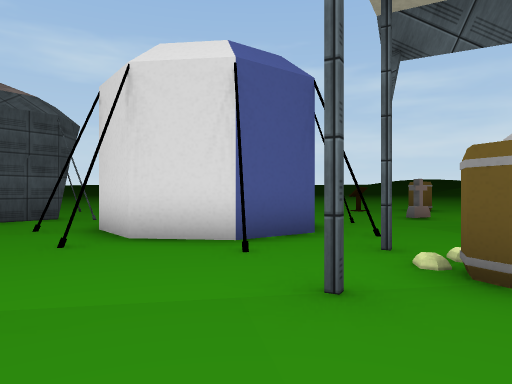
[1] (above)

24 first-person views from a walk through a 3-D level made in the Unity game engine. The camera is 1.3 m above the floor, looks level and sees 70° across. The floor is counted in squares, 2 m on a side. Each view is taken from the middle of a square. On the plan, view 1 faces up. The plan holds only what a view shows up to about 11 squares ahead; the rest is blank. The place goes on beyond the plan. The player character is not drawn. Some surface patterns are stand-ins.

[2]
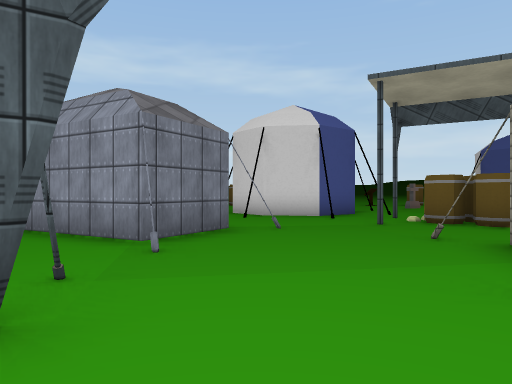

[3]
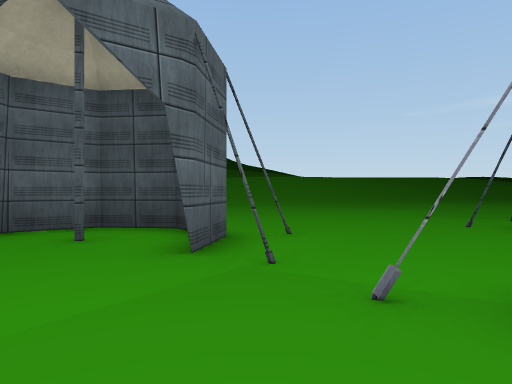

[4]
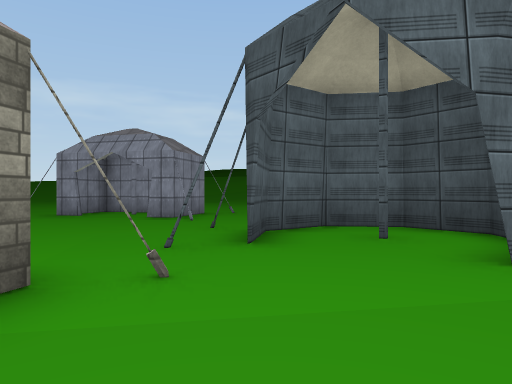

[5]
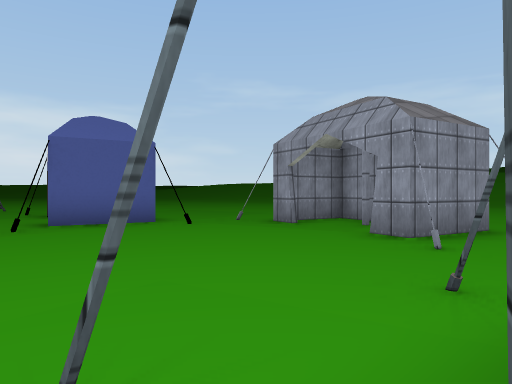

[6]
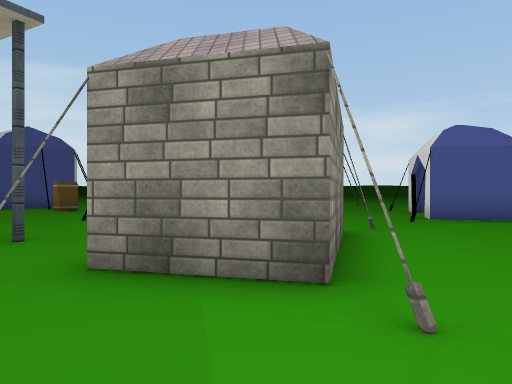

[7]
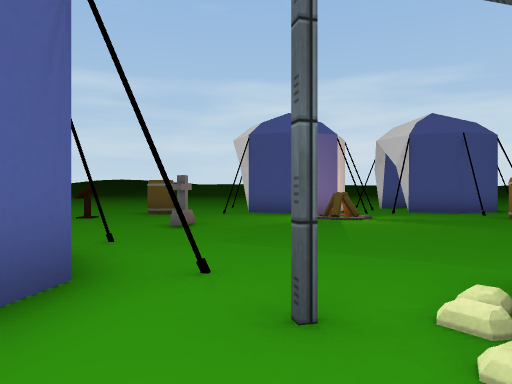

[8]
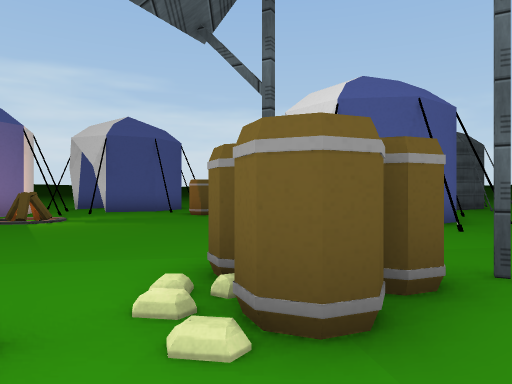

[9]
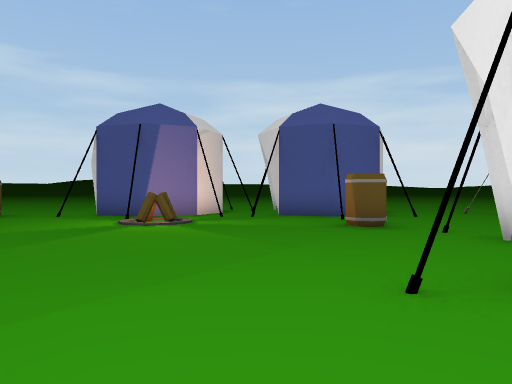

[10]
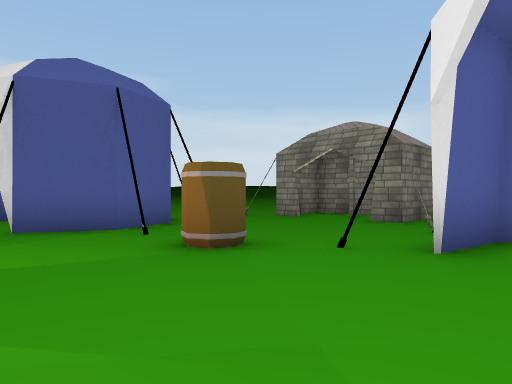

[11]
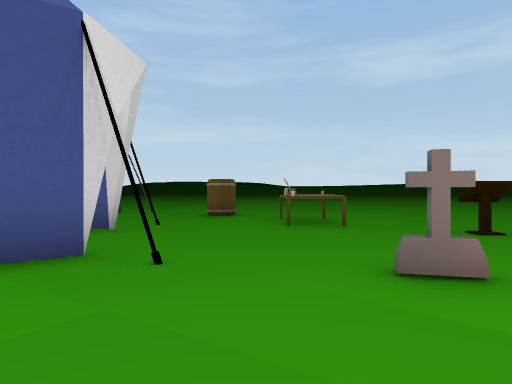

[12]
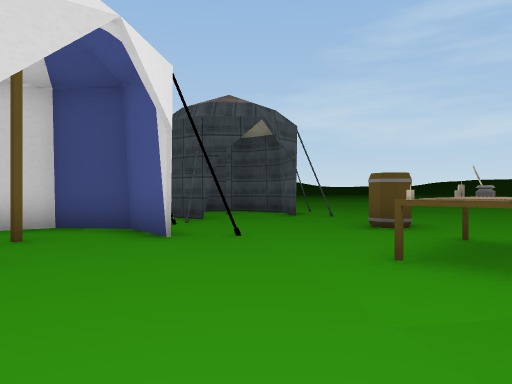

[13]
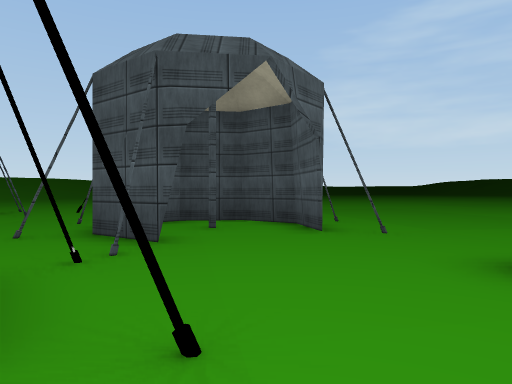

[14]
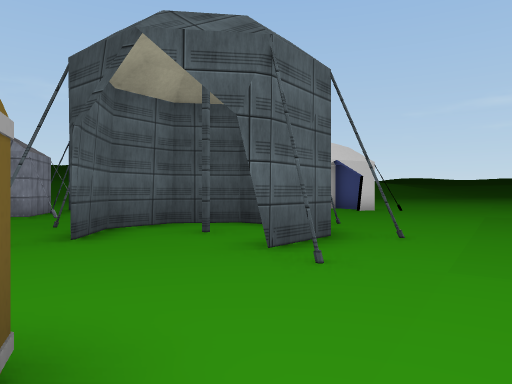

[15]
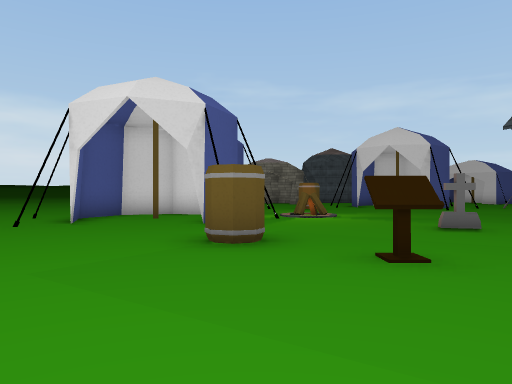

[16]
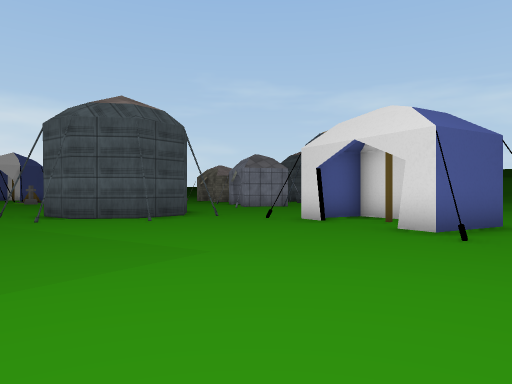

[17]
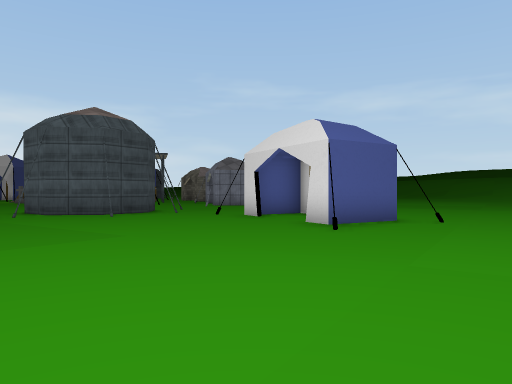

[18]
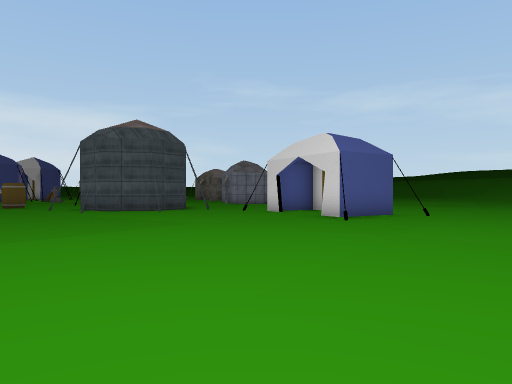

[19]
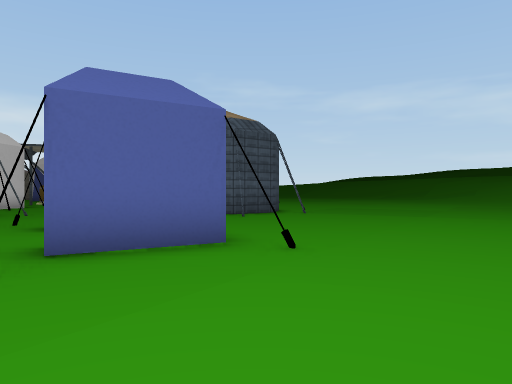

[20]
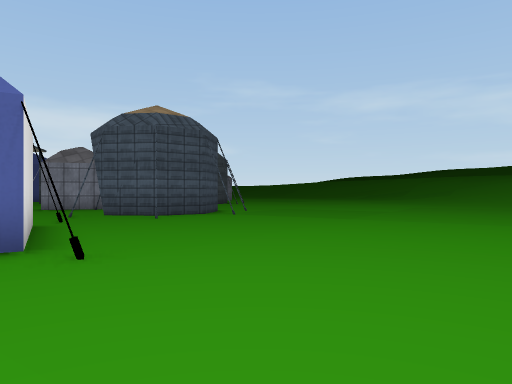

[21]
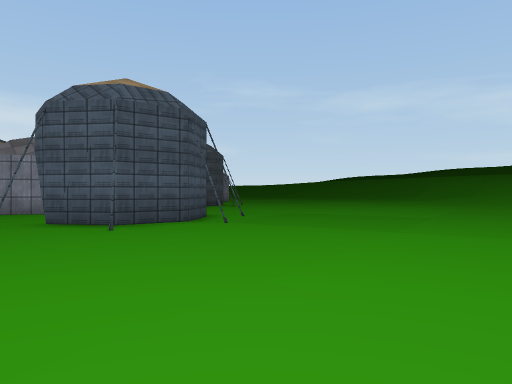

[22]
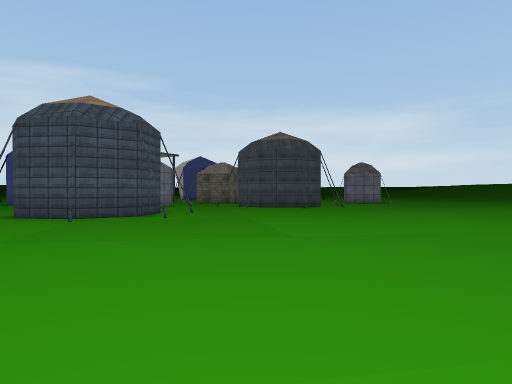

[23]
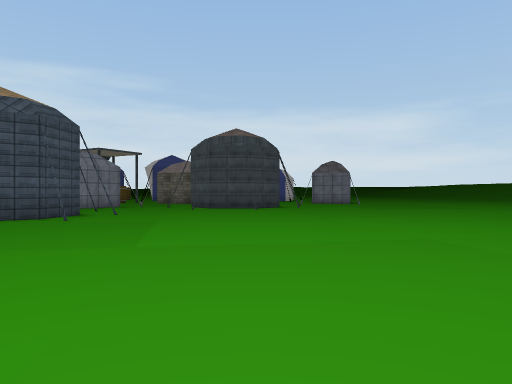

[24]
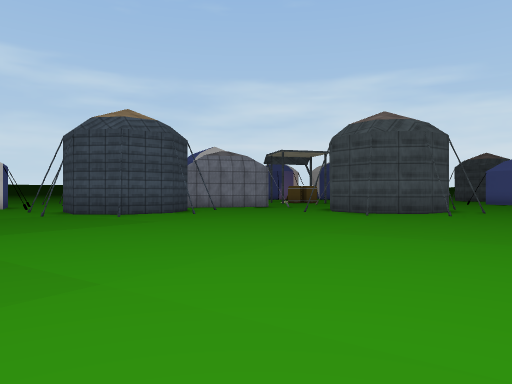

### Floor plan
Key: @ floor where view 1 was taken; # wall or solid block; . floor; T thing the floor can be seen under or through; O other object.
Columns run from 20 left of view 1 to 17 right of it. Each row starts with its distance up from view 1.
 16 ....     ........   ......
 15 .................. ............
 14 ...................................
 13 .................O.OO...O.O...###..
 12  ...................OO.O#.......#
 11  ...........###.............#...#
 10  ..........##...............#######
  9  ...........##.TT.T.....O.....###
  8  ....#.....###.T.TT...#.....O..##
  7 .....#..##...TTT.T ..#..........#
  6 ....###.#........T#.##..........###
  5 ......###.........###.........OO..
  4 ................ ...#.O........O....#.
  3  .........#...## ....OOO............##
  2  ........## ..#   ...#OO......#......#
  1  ........#    ## ##........#  ##.##.##
  0  .......###    ###..@#.....#      ###
 -1  ........### ........#
 -2   ...................#
 -3  ...............#...#####
 -4 ...............##.......#...
 -5  ..............##..#..........
 -6  ..............##.##......##....
 -7   ..............###.......#  .#.
 -8    ............... .......#
 -9      ............. ..#......
-10      .........     ..#..##..
-11      ........        ##.#...

Where each view was taken, in squares from view 1:
view 1: 0 up, 0 right, facing up
view 2: 5 down, 2 left, facing up
view 3: 0 up, 1 left, facing down-left
view 4: 0 up, 1 left, facing down
view 5: 4 down, 1 left, facing down-right
view 6: 2 down, 2 left, facing right
view 7: 3 up, 0 right, facing up-right
view 8: 3 up, 0 right, facing right
view 9: 1 up, 4 right, facing up-right
view 10: 4 up, 6 right, facing right
view 11: 6 up, 5 right, facing up-left
view 12: 10 up, 4 right, facing left
view 13: 10 up, 0 right, facing left
view 14: 14 up, 3 left, facing down-left
view 15: 16 up, 2 right, facing down-right
view 16: 14 up, 17 left, facing down-right
view 17: 14 up, 19 left, facing down-right
view 18: 16 up, 20 left, facing down-right
view 19: 9 up, 19 left, facing down-right
view 20: 7 up, 20 left, facing down-right
view 21: 5 up, 18 left, facing down-right
view 22: 4 down, 20 left, facing right
view 23: 6 down, 19 left, facing right
view 24: 11 down, 15 left, facing up-right
